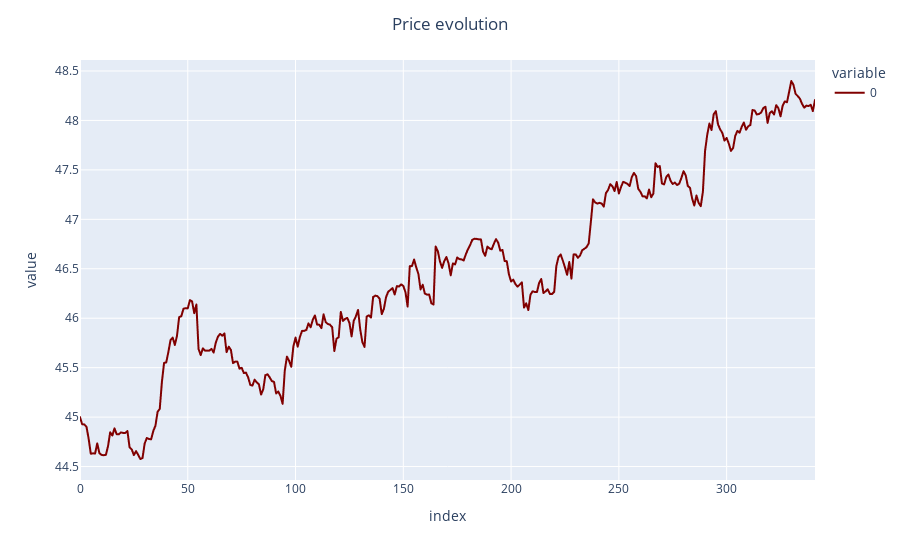

Notebook cell for this chart:
### Code cell
fig = px.line(p_t)
fig.update_traces(line_color = "maroon")
fig.update_layout(title_text = "Price evolution", title_x = 0.5)
fig.show()

### Figure 1 — Plotly figure (JSON) as saved in the notebook; plotly's stock layout.template omitted (floating-point values rounded to 4 significant figures; data arrays with more than 128 entries replaced by an {"elided": "..."} marker saying what was removed)
{"data": [{"hovertemplate": "variable=0<br>index=%{x}<br>value=%{y}<extra></extra>", "legendgroup": "0", "line": {"color": "maroon", "dash": "solid"}, "marker": {"symbol": "circle"}, "mode": "lines", "name": "0", "showlegend": true, "type": "scattergl", "x": {"elided": "342 int values"}, "xaxis": "x", "y": {"elided": "342 float values"}, "yaxis": "y"}], "layout": {"legend": {"title": {"text": "variable"}, "tracegroupgap": 0}, "margin": {"t": 60}, "title": {"text": "Price evolution", "x": 0.5}, "xaxis": {"anchor": "y", "domain": [0, 1], "title": {"text": "index"}}, "yaxis": {"anchor": "x", "domain": [0, 1], "title": {"text": "value"}}}}
